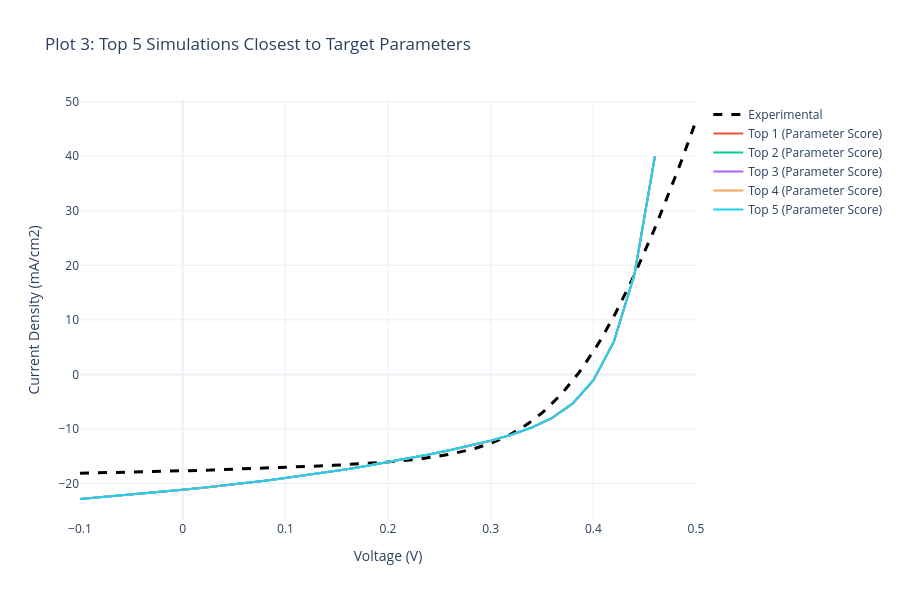

The code cell stored with this chart in its notebook:
### Markdown cell above
## Section 4: Parameter-Based Comparison with Target Values

### Methodology
In this section, we compare simulations against **target performance parameters** using a scoring algorithm. For each simulation, we calculate a normalized distance metric:

$$\text{Score} = \sum_{i} \left(\frac{X_i^{sim} - X_i^{target}}{X_i^{target}}\right)^2$$

where $X_i$ represents the performance parameters:
- $V_{oc}$ (Open Circuit Voltage)
- $J_{sc}$ (Short Circuit Current Density)  
- $FF$ (Fill Factor)
- $\eta$ (Power Conversion Efficiency)

**Interpretation**: Lower scores indicate simulations whose parameters are closer to the target values. This approach is useful for identifying device designs that achieve desired specifications.

### Application
The top 5 simulations with the lowest parameter scores are plotted alongside experimental data to evaluate whether parameter matching correlates with realistic device behavior.

### Code cell
# Calculate a Score (the lower the score, the closer to the target parameters)
for d in scaps_data:
    score = 0
    score += ((d['Voc'] - TARGET_VOC) / TARGET_VOC)**2
    score += ((d['Jsc'] - TARGET_JSC) / TARGET_JSC)**2
    score += ((d['FF'] - TARGET_FF) / TARGET_FF)**2
    score += ((d['eta'] - TARGET_ETA) / TARGET_ETA)**2
    d['param_score'] = score

top_5_params = sorted(scaps_data, key=lambda x: x['param_score'])[:5]

# ------------------ PLOT 3: TOP 5 VS EXPERIMENTAL (PARAMETERS) ------------------
fig3 = go.Figure()
fig3.add_trace(go.Scatter(
    x=exp_data['v(V)'], y=exp_data['jtot(mA/cm2)'], 
    mode='lines', name='Experimental', line=dict(color='black', dash='dash', width=3)
))

for i, d in enumerate(top_5_params):
    # Filter to experimental maximum limits
    mask = (d['v(V)'] <= EXP_V_MAX) & (d['jtot(mA/cm2)'] <= EXP_J_MAX)
    v_filtered = d['v(V)'][mask]
    j_filtered = d['jtot(mA/cm2)'][mask]
    
    hover_text = f"<b>{d['label']}</b><br>Voc: {d['Voc']} V<br>Jsc: {d['Jsc']} mA/cm²<br>FF: {d['FF']} %<br>η: {d['eta']} %"
    fig3.add_trace(go.Scatter(
        x=v_filtered, y=j_filtered, mode='lines', 
        name=f"Top {i+1} (Parameter Score)", hoverinfo='text', hovertext=hover_text
    ))

fig3.update_layout(
    title='Plot 3: Top 5 Simulations Closest to Target Parameters',
    xaxis_title='Voltage (V)', yaxis_title='Current Density (mA/cm2)',
    hovermode='closest', template='plotly_white', width=900, height=600
)
fig3.show()

# Create comparison table
print("\n" + "="*120)
print("TOP 5 PARAMETER MATCHES: EXPERIMENTAL VS SIMULATIONS")
print("="*120)
print(f"\n{'Metric':<20} {'Experimental':<18} {'Top 1':<18} {'Top 2':<18} {'Top 3':<18} {'Top 4':<18} {'Top 5':<18}")
print("-"*120)
print(f"{'Voc (V)':<20} {TARGET_VOC:<18.4f} {top_5_params[0]['Voc']:<18.4f} {top_5_params[1]['Voc']:<18.4f} {top_5_params[2]['Voc']:<18.4f} {top_5_params[3]['Voc']:<18.4f} {top_5_params[4]['Voc']:<18.4f}")
print(f"{'Jsc (mA/cm²)':<20} {TARGET_JSC:<18.4f} {top_5_params[0]['Jsc']:<18.4f} {top_5_params[1]['Jsc']:<18.4f} {top_5_params[2]['Jsc']:<18.4f} {top_5_params[3]['Jsc']:<18.4f} {top_5_params[4]['Jsc']:<18.4f}")
print(f"{'FF (%)':<20} {TARGET_FF:<18.2f} {top_5_params[0]['FF']:<18.2f} {top_5_params[1]['FF']:<18.2f} {top_5_params[2]['FF']:<18.2f} {top_5_params[3]['FF']:<18.2f} {top_5_params[4]['FF']:<18.2f}")
print(f"{'η (%)':<20} {TARGET_ETA:<18.4f} {top_5_params[0]['eta']:<18.4f} {top_5_params[1]['eta']:<18.4f} {top_5_params[2]['eta']:<18.4f} {top_5_params[3]['eta']:<18.4f} {top_5_params[4]['eta']:<18.4f}")
print(f"{'Param Score':<20} {'---':<18} {top_5_params[0]['param_score']:<18.6f} {top_5_params[1]['param_score']:<18.6f} {top_5_params[2]['param_score']:<18.6f} {top_5_params[3]['param_score']:<18.6f} {top_5_params[4]['param_score']:<18.6f}")
print("="*120)

### Figure 1 — Plotly figure (JSON) as saved in the notebook; plotly's stock layout.template omitted (floating-point values rounded to 4 significant figures; data arrays with more than 128 entries replaced by an {"elided": "..."} marker saying what was removed)
{"data": [{"line": {"color": "black", "dash": "dash", "width": 3}, "mode": "lines", "name": "Experimental", "type": "scatter", "x": {"elided": "200 float values"}, "y": {"elided": "200 float values"}}, {"hoverinfo": "text", "hovertext": "<b>CdS (L2)>>defect 1>>total defect density [1/cm³]: 100000000000000</b><br>Voc: 0.403681 V<br>Jsc: 21.14384935 mA/cm²<br>FF: 42.8923 %<br>η: 3.661 %", "mode": "lines", "name": "Top 1 (Parameter Score)", "type": "scatter", "x": [-0.1, -0.08, -0.06, -0.04, -0.02, 0.0, 0.02, 0.04, 0.06, 0.08, 0.1, 0.12, 0.14, 0.16, 0.18, 0.2, 0.22, 0.24, 0.26, 0.28, 0.3, 0.32, 0.34, 0.36, 0.38, 0.4, 0.42, 0.44, 0.46], "y": [-22.84, -22.53, -22.2, -21.86, -21.51, -21.14, -20.76, -20.36, -19.93, -19.48, -19.01, -18.5, -17.96, -17.38, -16.76, -16.11, -15.41, -14.68, -13.9, -13.07, -12.14, -11.08, -9.752, -7.959, -5.31, -1.089, 5.998, 18.29, 40.0]}, {"hoverinfo": "text", "hovertext": "<b>CdS (L2)>>defect 1>>total defect density [1/cm³]: 10000000000000</b><br>Voc: 0.403681 V<br>Jsc: 21.14385382 mA/cm²<br>FF: 42.8923 %<br>η: 3.661 %", "mode": "lines", "name": "Top 2 (Parameter Score)", "type": "scatter", "x": [-0.1, -0.08, -0.06, -0.04, -0.02, 0.0, 0.02, 0.04, 0.06, 0.08, 0.1, 0.12, 0.14, 0.16, 0.18, 0.2, 0.22, 0.24, 0.26, 0.28, 0.3, 0.32, 0.34, 0.36, 0.38, 0.4, 0.42, 0.44, 0.46], "y": [-22.84, -22.53, -22.2, -21.86, -21.51, -21.14, -20.76, -20.36, -19.93, -19.48, -19.01, -18.5, -17.96, -17.38, -16.76, -16.11, -15.41, -14.68, -13.9, -13.07, -12.14, -11.08, -9.752, -7.959, -5.31, -1.089, 5.998, 18.29, 40.0]}, {"hoverinfo": "text", "hovertext": "<b>CdS (L2)>>defect 1>>total defect density [1/cm³]: 1000000000000000</b><br>Voc: 0.403681 V<br>Jsc: 21.14380462 mA/cm²<br>FF: 42.8922 %<br>η: 3.661 %", "mode": "lines", "name": "Top 3 (Parameter Score)", "type": "scatter", "x": [-0.1, -0.08, -0.06, -0.04, -0.02, 0.0, 0.02, 0.04, 0.06, 0.08, 0.1, 0.12, 0.14, 0.16, 0.18, 0.2, 0.22, 0.24, 0.26, 0.28, 0.3, 0.32, 0.34, 0.36, 0.38, 0.4, 0.42, 0.44, 0.46], "y": [-22.84, -22.53, -22.2, -21.86, -21.51, -21.14, -20.76, -20.36, -19.93, -19.48, -19.01, -18.5, -17.96, -17.38, -16.76, -16.11, -15.41, -14.68, -13.9, -13.07, -12.14, -11.08, -9.752, -7.959, -5.309, -1.089, 5.999, 18.29, 40.0]}, {"hoverinfo": "text", "hovertext": "<b>CdS (L2)>>defect 1>>total defect density [1/cm³]: 10000000000000000</b><br>Voc: 0.403676 V<br>Jsc: 21.14335748 mA/cm²<br>FF: 42.8905 %<br>η: 3.6607 %", "mode": "lines", "name": "Top 4 (Parameter Score)", "type": "scatter", "x": [-0.1, -0.08, -0.06, -0.04, -0.02, 0.0, 0.02, 0.04, 0.06, 0.08, 0.1, 0.12, 0.14, 0.16, 0.18, 0.2, 0.22, 0.24, 0.26, 0.28, 0.3, 0.32, 0.34, 0.36, 0.38, 0.4, 0.42, 0.44, 0.46], "y": [-22.84, -22.53, -22.2, -21.86, -21.51, -21.14, -20.76, -20.36, -19.93, -19.48, -19.01, -18.5, -17.95, -17.38, -16.76, -16.11, -15.41, -14.68, -13.9, -13.07, -12.14, -11.08, -9.75, -7.958, -5.308, -1.088, 6.0, 18.3, 40.0]}, {"hoverinfo": "text", "hovertext": "<b>CdS (L2)>>defect 1>>total defect density [1/cm³]: 100000000000000000</b><br>Voc: 0.403627 V<br>Jsc: 21.13889945 mA/cm²<br>FF: 42.874 %<br>η: 3.6581 %", "mode": "lines", "name": "Top 5 (Parameter Score)", "type": "scatter", "x": [-0.1, -0.08, -0.06, -0.04, -0.02, 0.0, 0.02, 0.04, 0.06, 0.08, 0.1, 0.12, 0.14, 0.16, 0.18, 0.2, 0.22, 0.24, 0.26, 0.28, 0.3, 0.32, 0.34, 0.36, 0.38, 0.4, 0.42, 0.44, 0.46], "y": [-22.84, -22.52, -22.2, -21.86, -21.51, -21.14, -20.76, -20.35, -19.93, -19.48, -19.0, -18.49, -17.95, -17.37, -16.75, -16.1, -15.41, -14.67, -13.9, -13.06, -12.13, -11.06, -9.738, -7.944, -5.293, -1.072, 6.014, 18.3, 39.99]}], "layout": {"height": 600, "hovermode": "closest", "title": {"text": "Plot 3: Top 5 Simulations Closest to Target Parameters"}, "width": 900, "xaxis": {"title": {"text": "Voltage (V)"}}, "yaxis": {"title": {"text": "Current Density (mA/cm2)"}}}}
